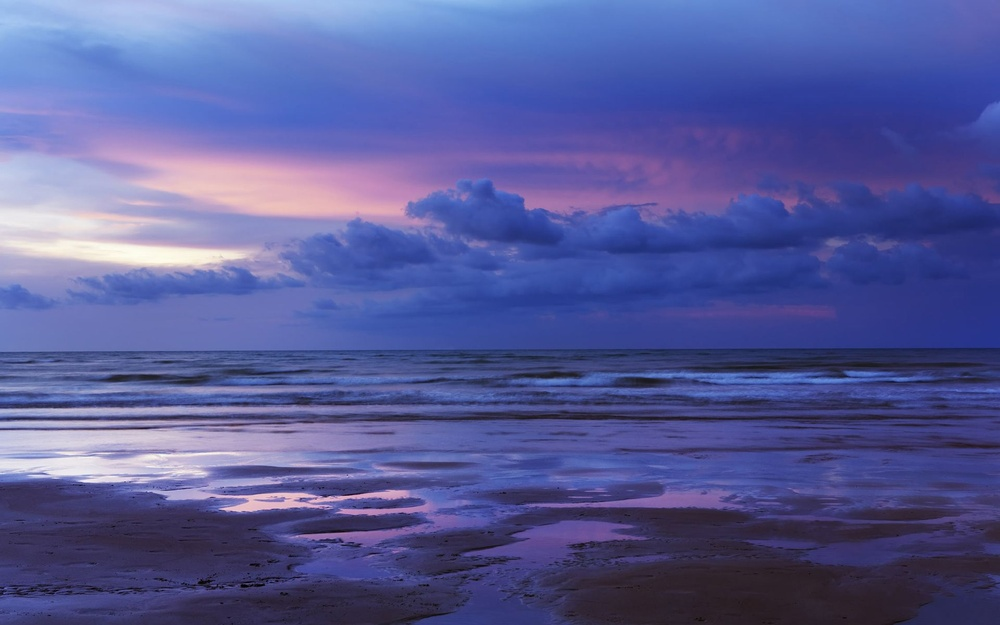
#> input picture codeFiles/Clustering/Beach.jpg, 1000 x 625 px, shrunk from 1920 x 1200 before the run, found by its file name
$ jupyter execute --allow-errors Clustering_K-means.ipynb   (shell and % lines are left out)
#> lines starting #> are read from the running program, lines starting #| are printed output that depends on the picture
[cell 1]
import pandas as pd
import cv2
import numpy as np

[cell 2]
RGB_values = pd.DataFrame(columns=['R', 'G', 'B'])
image = cv2.imread("beach.jpg")
#> image is the input picture: shape (625, 1000, 3); mean B, G, R 152.1, 91.1, 86.5

# get image shape
numPixels = image.shape
#> numPixels = (625, 1000, 3)
print(numPixels)
#| (625, 1000, 3)

y, x = numPixels[0], numPixels[1]
#> y = 625; x = 1000
for i, j in zip(range(y), range(x)):
    BGR_values = image[i, j]
    RGB_values.loc[len(RGB_values)] = np.flip(BGR_values)
#> this loop made 625 passes
#> BGR_values on passes 1 to 3: [240, 195, 161], [239, 194, 160], [238, 193, 159]

print(RGB_values)

[cell 3]
# plot the RGB values on a graph
from mpl_toolkits import mplot3d
import matplotlib
import matplotlib.pyplot as plt

[cell 4]
RGB_values = RGB_values/255

[cell 5]
RGB_values.head(5)

[cell 6]
import colorsys
RGB_unique = RGB_values.drop_duplicates()
RGB_unique = list(RGB_unique.to_numpy())
RGB_unique.sort(key=lambda rgb: colorsys.rgb_to_hls(*rgb))
cmap_RGB = matplotlib.colors.ListedColormap(RGB_unique, "Colours in the image")
cmap_RGB

[cell 7]
fig = plt.figure(figsize = (15,15))
ax = fig.add_subplot(111, projection='3d')
# Data for three-dimensional scattered points
zdata = RGB_values['B']
xdata = RGB_values['R']
ydata = RGB_values['G']
ax.scatter3D(xdata, ydata, zdata, c=zdata, cmap='hsv');

ax.set_xlabel('R')
ax.set_ylabel('G')
ax.set_zlabel('B')
ax.set_title('RGB value of input image');
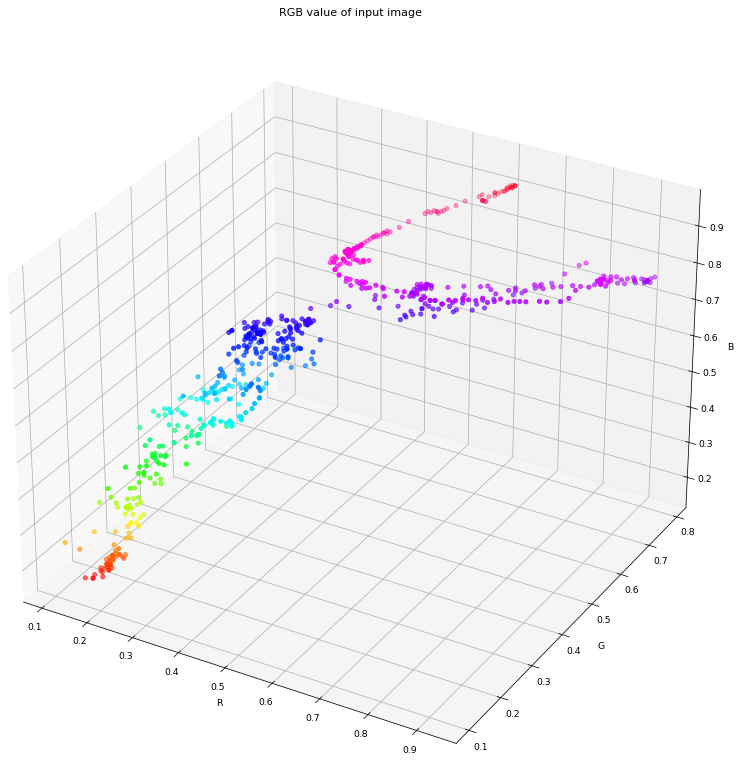
#> figure drawn by matplotlib, 1 panel

[cell 8]
from sklearn.cluster import KMeans

[cell 9]
from yellowbrick.cluster import KElbowVisualizer
#> (the rest of this cell did not finish here and is left out)

#> (a cell that did not finish here is left out)

[cell 11]
import math
import random

x = RGB_values.to_numpy()
centroid1 = x[random.randint(0,len(x))]
centroids = []
centroids.append([centroid1])
#> (the rest of this cell did not finish here and is left out)

#> (a cell that did not finish here is left out)

[cell 13]
colors = []

#> (the rest of this cell did not finish here and is left out)

[cell 14]
fig = plt.figure(figsize = (15,15))
ax = fig.add_subplot(111, projection='3d')


# plot the sorted clusters

#> (the rest of this cell did not finish here and is left out)

[cell 15]
plt.grid(False)
plt.imshow([colors])
plt.show()
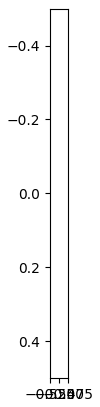
#> figure drawn by matplotlib, 1 panel
